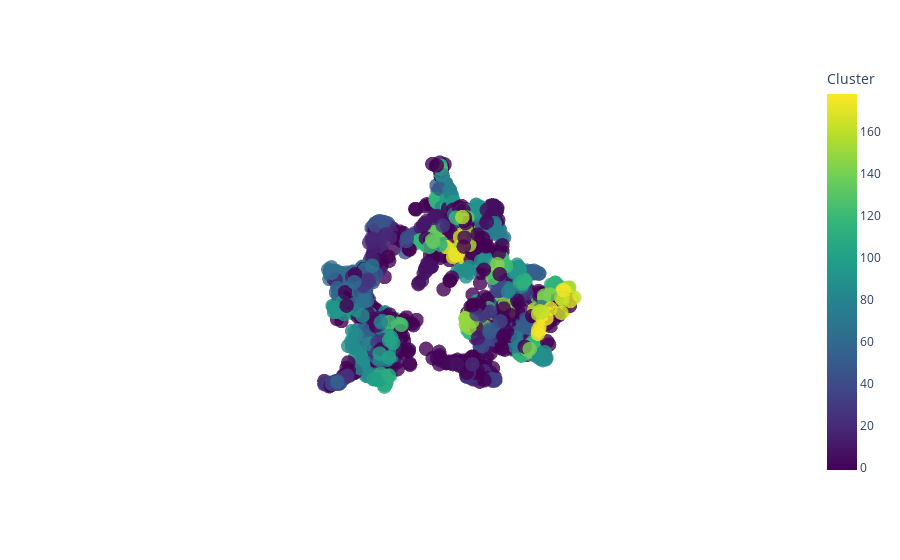

Notebook code cell kept with this figure:
### Code cell
import plotly.express as px

# Create an interactive 3D scatter plot
fig = px.scatter_3d(
    df_with_embeddings,
    x='Umap_1',
    y='Umap_2',
    z='Umap_3',
    color='Cluster',  # Use 'Cluster' column for coloring
    color_continuous_scale='Viridis',  # Color scale for clusters
)

# Update marker properties
fig.update_traces(marker=dict(size=5, opacity=0.8))

# Make the entire plot completely white
fig.update_layout(
    scene=dict(
        xaxis=dict(title='', showgrid=False, showticklabels=False, backgroundcolor='white', showline=False),
        yaxis=dict(title='', showgrid=False, showticklabels=False, backgroundcolor='white', showline=False),
        zaxis=dict(title='', showgrid=False, showticklabels=False, backgroundcolor='white', showline=False),
        bgcolor='white'
    ),
    paper_bgcolor='white'  # Make the entire figure's background white
)

# Show the plot
fig.show()

### Figure 1 — Plotly figure (JSON) as saved in the notebook; plotly's stock layout.template omitted (floating-point values rounded to 4 significant figures; data arrays with more than 128 entries replaced by an {"elided": "..."} marker saying what was removed)
{"data": [{"hovertemplate": "Umap_1=%{x}<br>Umap_2=%{y}<br>Umap_3=%{z}<br>Cluster=%{marker.color}<extra></extra>", "legendgroup": "", "marker": {"color": {"elided": "2300 int values"}, "coloraxis": "coloraxis", "opacity": 0.8, "size": 5, "symbol": "circle"}, "mode": "markers", "name": "", "scene": "scene", "showlegend": false, "type": "scatter3d", "x": {"elided": "2300 float values"}, "y": {"elided": "2300 float values"}, "z": {"elided": "2300 float values"}}], "layout": {"coloraxis": {"colorbar": {"title": {"text": "Cluster"}}, "colorscale": [[0, "#440154"], [0.1111, "#482878"], [0.2222, "#3e4989"], [0.3333, "#31688e"], [0.4444, "#26828e"], [0.5556, "#1f9e89"], [0.6667, "#35b779"], [0.7778, "#6ece58"], [0.8889, "#b5de2b"], [1, "#fde725"]]}, "legend": {"tracegroupgap": 0}, "margin": {"t": 60}, "paper_bgcolor": "white", "scene": {"bgcolor": "white", "domain": {"x": [0, 1], "y": [0, 1]}, "xaxis": {"backgroundcolor": "white", "showgrid": false, "showline": false, "showticklabels": false, "title": {"text": ""}}, "yaxis": {"backgroundcolor": "white", "showgrid": false, "showline": false, "showticklabels": false, "title": {"text": ""}}, "zaxis": {"backgroundcolor": "white", "showgrid": false, "showline": false, "showticklabels": false, "title": {"text": ""}}}}}
